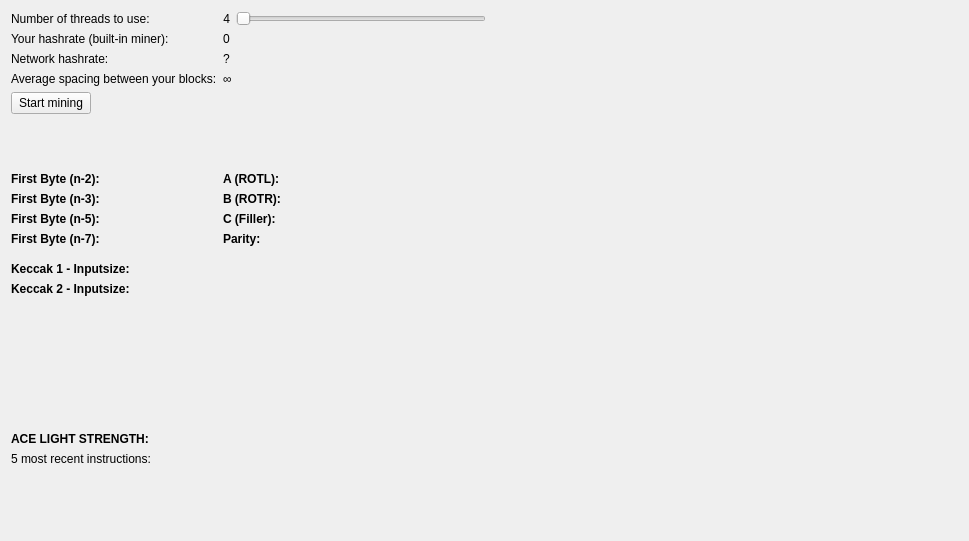
<?xml version="1.0" encoding="UTF-8"?>
<ui version="4.0">
 <class>MiningPage</class>
 <widget class="QWidget" name="MiningPage">
  <property name="geometry">
   <rect>
    <x>0</x>
    <y>0</y>
    <width>969</width>
    <height>541</height>
   </rect>
  </property>
  <property name="windowTitle">
   <string>Form</string>
  </property>
  <layout class="QVBoxLayout" name="verticalLayout">
   <item>
    <layout class="QHBoxLayout" name="horizontalLayout">
     <item>
      <layout class="QGridLayout" name="gridLayout">
       <item row="0" column="1">
        <layout class="QHBoxLayout" name="horizontalLayout_2">
         <item>
          <widget class="QLabel" name="labelNCores">
           <property name="text">
            <string>4</string>
           </property>
           <property name="alignment">
            <set>Qt::AlignRight|Qt::AlignTrailing|Qt::AlignVCenter</set>
           </property>
          </widget>
         </item>
         <item>
          <widget class="QSlider" name="sliderCores">
           <property name="minimumSize">
            <size>
             <width>250</width>
             <height>0</height>
            </size>
           </property>
           <property name="orientation">
            <enum>Qt::Horizontal</enum>
           </property>
          </widget>
         </item>
        </layout>
       </item>
       <item row="3" column="0">
        <widget class="QLabel" name="label_3">
         <property name="text">
          <string>Average spacing between your blocks:</string>
         </property>
        </widget>
       </item>
       <item row="1" column="0">
        <widget class="QLabel" name="label_2">
         <property name="text">
          <string>Your hashrate (built-in miner):</string>
         </property>
        </widget>
       </item>
       <item row="2" column="0">
        <widget class="QLabel" name="label_4">
         <property name="text">
          <string>Network hashrate:</string>
         </property>
        </widget>
       </item>
       <item row="0" column="0">
        <widget class="QLabel" name="label">
         <property name="text">
          <string>Number of threads to use:</string>
         </property>
        </widget>
       </item>
       <item row="1" column="1">
        <widget class="QLabel" name="labelYourHashrate">
         <property name="text">
          <string>0</string>
         </property>
        </widget>
       </item>
       <item row="2" column="1">
        <widget class="QLabel" name="labelNethashrate">
         <property name="text">
          <string>?</string>
         </property>
        </widget>
       </item>
       <item row="3" column="1">
        <widget class="QLabel" name="labelNextBlock">
         <property name="text">
          <string>∞</string>
         </property>
        </widget>
       </item>
      </layout>
     </item>
     <item>
      <spacer name="horizontalSpacer">
       <property name="orientation">
        <enum>Qt::Horizontal</enum>
       </property>
       <property name="sizeHint" stdset="0">
        <size>
         <width>40</width>
         <height>20</height>
        </size>
       </property>
      </spacer>
     </item>
    </layout>
   </item>
   <item>
    <layout class="QHBoxLayout" name="horizontalLayout_3">
     <item>
      <widget class="QPushButton" name="pushSwitchMining">
       <property name="text">
        <string>Start mining</string>
       </property>
      </widget>
     </item>
     <item>
      <spacer name="horizontalSpacer_2">
       <property name="orientation">
        <enum>Qt::Horizontal</enum>
       </property>
       <property name="sizeHint" stdset="0">
        <size>
         <width>40</width>
         <height>20</height>
        </size>
       </property>
      </spacer>
     </item>
    </layout>
   </item>
   <item>
    <widget class="QLabel" name="labelAddress">
     <property name="minimumSize">
      <size>
       <width>0</width>
       <height>20</height>
      </size>
     </property>
     <property name="text">
      <string/>
     </property>
    </widget>
   </item>
   <item>
    <widget class="QLabel" name="label_hashalgo">
     <property name="minimumSize">
      <size>
       <width>0</width>
       <height>20</height>
      </size>
     </property>
     <property name="text">
      <string/>
     </property>
    </widget>
   </item>
   <item>
    <layout class="QHBoxLayout" name="horizontalLayout_4">
     <item>
      <layout class="QGridLayout" name="gridLayout_2">
       <property name="sizeConstraint">
        <enum>QLayout::SetDefaultConstraint</enum>
       </property>
       <item row="1" column="0">
        <widget class="QLabel" name="label_SDKPRAB_2">
         <property name="font">
          <font>
           <weight>75</weight>
           <bold>true</bold>
          </font>
         </property>
         <property name="text">
          <string>First Byte (n-3):</string>
         </property>
        </widget>
       </item>
       <item row="2" column="0">
        <widget class="QLabel" name="label_SDKPRAB_3">
         <property name="font">
          <font>
           <weight>75</weight>
           <bold>true</bold>
          </font>
         </property>
         <property name="text">
          <string>First Byte (n-5):</string>
         </property>
        </widget>
       </item>
       <item row="0" column="0">
        <widget class="QLabel" name="label_SDKPRAB_1">
         <property name="sizePolicy">
          <sizepolicy hsizetype="Preferred" vsizetype="Preferred">
           <horstretch>0</horstretch>
           <verstretch>0</verstretch>
          </sizepolicy>
         </property>
         <property name="minimumSize">
          <size>
           <width>100</width>
           <height>0</height>
          </size>
         </property>
         <property name="maximumSize">
          <size>
           <width>100</width>
           <height>16777215</height>
          </size>
         </property>
         <property name="font">
          <font>
           <weight>75</weight>
           <bold>true</bold>
          </font>
         </property>
         <property name="text">
          <string>First Byte (n-2):</string>
         </property>
        </widget>
       </item>
       <item row="3" column="0">
        <widget class="QLabel" name="label_SDKPRAB_4">
         <property name="font">
          <font>
           <weight>75</weight>
           <bold>true</bold>
          </font>
         </property>
         <property name="text">
          <string>First Byte (n-7):</string>
         </property>
        </widget>
       </item>
       <item row="0" column="1">
        <widget class="QLabel" name="label_n2">
         <property name="sizePolicy">
          <sizepolicy hsizetype="Fixed" vsizetype="Preferred">
           <horstretch>0</horstretch>
           <verstretch>0</verstretch>
          </sizepolicy>
         </property>
         <property name="minimumSize">
          <size>
           <width>100</width>
           <height>0</height>
          </size>
         </property>
         <property name="maximumSize">
          <size>
           <width>100</width>
           <height>16777215</height>
          </size>
         </property>
         <property name="text">
          <string/>
         </property>
        </widget>
       </item>
       <item row="1" column="1">
        <widget class="QLabel" name="label_n3">
         <property name="text">
          <string/>
         </property>
        </widget>
       </item>
       <item row="2" column="1">
        <widget class="QLabel" name="label_n5">
         <property name="text">
          <string/>
         </property>
        </widget>
       </item>
       <item row="3" column="1">
        <widget class="QLabel" name="label_n7">
         <property name="text">
          <string/>
         </property>
        </widget>
       </item>
      </layout>
     </item>
     <item>
      <layout class="QGridLayout" name="gridLayout_3" rowstretch="0,0,0,0" columnstretch="0,0" rowminimumheight="0,0,0,0" columnminimumwidth="0,0">
       <property name="sizeConstraint">
        <enum>QLayout::SetDefaultConstraint</enum>
       </property>
       <item row="0" column="1">
        <widget class="QLabel" name="label_A">
         <property name="sizePolicy">
          <sizepolicy hsizetype="Fixed" vsizetype="Preferred">
           <horstretch>0</horstretch>
           <verstretch>0</verstretch>
          </sizepolicy>
         </property>
         <property name="minimumSize">
          <size>
           <width>100</width>
           <height>0</height>
          </size>
         </property>
         <property name="maximumSize">
          <size>
           <width>100</width>
           <height>16777215</height>
          </size>
         </property>
         <property name="text">
          <string/>
         </property>
        </widget>
       </item>
       <item row="0" column="0">
        <widget class="QLabel" name="label_SDKPRAB_5">
         <property name="minimumSize">
          <size>
           <width>80</width>
           <height>0</height>
          </size>
         </property>
         <property name="maximumSize">
          <size>
           <width>80</width>
           <height>16777215</height>
          </size>
         </property>
         <property name="font">
          <font>
           <weight>75</weight>
           <bold>true</bold>
          </font>
         </property>
         <property name="text">
          <string>A (ROTL):</string>
         </property>
        </widget>
       </item>
       <item row="2" column="0">
        <widget class="QLabel" name="label_SDKPRAB_7">
         <property name="font">
          <font>
           <weight>75</weight>
           <bold>true</bold>
          </font>
         </property>
         <property name="text">
          <string>C (Filler):</string>
         </property>
        </widget>
       </item>
       <item row="1" column="0">
        <widget class="QLabel" name="label_SDKPRAB_6">
         <property name="font">
          <font>
           <weight>75</weight>
           <bold>true</bold>
          </font>
         </property>
         <property name="text">
          <string>B (ROTR):</string>
         </property>
        </widget>
       </item>
       <item row="3" column="0">
        <widget class="QLabel" name="label_SDKPRAB_8">
         <property name="font">
          <font>
           <weight>75</weight>
           <bold>true</bold>
          </font>
         </property>
         <property name="text">
          <string>Parity:</string>
         </property>
        </widget>
       </item>
       <item row="2" column="1">
        <widget class="QLabel" name="label_C">
         <property name="text">
          <string/>
         </property>
        </widget>
       </item>
       <item row="1" column="1">
        <widget class="QLabel" name="label_B">
         <property name="text">
          <string/>
         </property>
        </widget>
       </item>
       <item row="3" column="1">
        <widget class="QLabel" name="label_parity">
         <property name="text">
          <string/>
         </property>
        </widget>
       </item>
      </layout>
     </item>
     <item>
      <spacer name="horizontalSpacer_3">
       <property name="orientation">
        <enum>Qt::Horizontal</enum>
       </property>
       <property name="sizeType">
        <enum>QSizePolicy::MinimumExpanding</enum>
       </property>
       <property name="sizeHint" stdset="0">
        <size>
         <width>40</width>
         <height>20</height>
        </size>
       </property>
      </spacer>
     </item>
    </layout>
   </item>
   <item>
    <spacer name="verticalSpacer_2">
     <property name="orientation">
      <enum>Qt::Vertical</enum>
     </property>
     <property name="sizeType">
      <enum>QSizePolicy::Fixed</enum>
     </property>
     <property name="sizeHint" stdset="0">
      <size>
       <width>20</width>
       <height>10</height>
      </size>
     </property>
    </spacer>
   </item>
   <item>
    <layout class="QHBoxLayout" name="horizontalLayout_5">
     <item>
      <layout class="QGridLayout" name="gridLayout_4">
       <item row="0" column="1">
        <widget class="QLabel" name="label_inputsize_1">
         <property name="sizePolicy">
          <sizepolicy hsizetype="Fixed" vsizetype="Preferred">
           <horstretch>0</horstretch>
           <verstretch>0</verstretch>
          </sizepolicy>
         </property>
         <property name="minimumSize">
          <size>
           <width>100</width>
           <height>0</height>
          </size>
         </property>
         <property name="maximumSize">
          <size>
           <width>100</width>
           <height>16777215</height>
          </size>
         </property>
         <property name="text">
          <string/>
         </property>
        </widget>
       </item>
       <item row="0" column="0">
        <widget class="QLabel" name="label_SDKPRABSPC_1">
         <property name="sizePolicy">
          <sizepolicy hsizetype="Fixed" vsizetype="Preferred">
           <horstretch>0</horstretch>
           <verstretch>0</verstretch>
          </sizepolicy>
         </property>
         <property name="minimumSize">
          <size>
           <width>150</width>
           <height>0</height>
          </size>
         </property>
         <property name="maximumSize">
          <size>
           <width>150</width>
           <height>16777215</height>
          </size>
         </property>
         <property name="font">
          <font>
           <weight>75</weight>
           <bold>true</bold>
          </font>
         </property>
         <property name="text">
          <string>Keccak 1 - Inputsize:</string>
         </property>
        </widget>
       </item>
       <item row="1" column="0">
        <widget class="QLabel" name="label_SDKPRABSPC_2">
         <property name="sizePolicy">
          <sizepolicy hsizetype="Fixed" vsizetype="Preferred">
           <horstretch>0</horstretch>
           <verstretch>0</verstretch>
          </sizepolicy>
         </property>
         <property name="minimumSize">
          <size>
           <width>150</width>
           <height>0</height>
          </size>
         </property>
         <property name="maximumSize">
          <size>
           <width>150</width>
           <height>16777215</height>
          </size>
         </property>
         <property name="font">
          <font>
           <weight>75</weight>
           <bold>true</bold>
          </font>
         </property>
         <property name="text">
          <string>Keccak 2 - Inputsize:</string>
         </property>
        </widget>
       </item>
       <item row="1" column="1">
        <widget class="QLabel" name="label_inputsize_2">
         <property name="sizePolicy">
          <sizepolicy hsizetype="Fixed" vsizetype="Preferred">
           <horstretch>0</horstretch>
           <verstretch>0</verstretch>
          </sizepolicy>
         </property>
         <property name="minimumSize">
          <size>
           <width>100</width>
           <height>0</height>
          </size>
         </property>
         <property name="maximumSize">
          <size>
           <width>100</width>
           <height>16777215</height>
          </size>
         </property>
         <property name="text">
          <string/>
         </property>
        </widget>
       </item>
      </layout>
     </item>
     <item>
      <spacer name="horizontalSpacer_4">
       <property name="orientation">
        <enum>Qt::Horizontal</enum>
       </property>
       <property name="sizeHint" stdset="0">
        <size>
         <width>40</width>
         <height>20</height>
        </size>
       </property>
      </spacer>
     </item>
    </layout>
   </item>
   <item>
    <spacer name="verticalSpacer_3">
     <property name="orientation">
      <enum>Qt::Vertical</enum>
     </property>
     <property name="sizeType">
      <enum>QSizePolicy::Fixed</enum>
     </property>
     <property name="sizeHint" stdset="0">
      <size>
       <width>20</width>
       <height>10</height>
      </size>
     </property>
    </spacer>
   </item>
   <item>
    <widget class="QLabel" name="label_wordsalad_title">
     <property name="font">
      <font>
       <weight>75</weight>
       <bold>true</bold>
      </font>
     </property>
     <property name="text">
      <string/>
     </property>
    </widget>
   </item>
   <item>
    <widget class="QLabel" name="label_wordsalad">
     <property name="text">
      <string/>
     </property>
    </widget>
   </item>
   <item>
    <spacer name="verticalSpacer_4">
     <property name="orientation">
      <enum>Qt::Vertical</enum>
     </property>
     <property name="sizeType">
      <enum>QSizePolicy::Fixed</enum>
     </property>
     <property name="sizeHint" stdset="0">
      <size>
       <width>20</width>
       <height>10</height>
      </size>
     </property>
    </spacer>
   </item>
   <item>
    <widget class="QLabel" name="label_pepita_title">
     <property name="font">
      <font>
       <weight>75</weight>
       <bold>true</bold>
      </font>
     </property>
     <property name="text">
      <string/>
     </property>
    </widget>
   </item>
   <item>
    <widget class="QLabel" name="label_pepita_privkey">
     <property name="text">
      <string/>
     </property>
    </widget>
   </item>
   <item>
    <widget class="QLabel" name="label_pepita_pubkey">
     <property name="text">
      <string/>
     </property>
    </widget>
   </item>
   <item>
    <spacer name="verticalSpacer_5">
     <property name="orientation">
      <enum>Qt::Vertical</enum>
     </property>
     <property name="sizeType">
      <enum>QSizePolicy::Fixed</enum>
     </property>
     <property name="sizeHint" stdset="0">
      <size>
       <width>20</width>
       <height>10</height>
      </size>
     </property>
    </spacer>
   </item>
   <item>
    <layout class="QHBoxLayout" name="horizontalLayout_6">
     <item>
      <widget class="QLabel" name="label_ace_light">
       <property name="sizePolicy">
        <sizepolicy hsizetype="Fixed" vsizetype="Preferred">
         <horstretch>0</horstretch>
         <verstretch>0</verstretch>
        </sizepolicy>
       </property>
       <property name="minimumSize">
        <size>
         <width>150</width>
         <height>0</height>
        </size>
       </property>
       <property name="font">
        <font>
         <weight>75</weight>
         <bold>true</bold>
        </font>
       </property>
       <property name="text">
        <string>ACE LIGHT STRENGTH: </string>
       </property>
      </widget>
     </item>
     <item>
      <widget class="QLabel" name="label_ace_light_strength">
       <property name="text">
        <string/>
       </property>
      </widget>
     </item>
    </layout>
   </item>
   <item>
    <layout class="QHBoxLayout" name="horizontalLayout_7">
     <item>
      <widget class="QLabel" name="label_recent_instructions">
       <property name="sizePolicy">
        <sizepolicy hsizetype="Fixed" vsizetype="Preferred">
         <horstretch>0</horstretch>
         <verstretch>0</verstretch>
        </sizepolicy>
       </property>
       <property name="minimumSize">
        <size>
         <width>150</width>
         <height>0</height>
        </size>
       </property>
       <property name="text">
        <string>5 most recent instructions:</string>
       </property>
      </widget>
     </item>
     <item>
      <widget class="QLabel" name="label_recent_instructions_list">
       <property name="text">
        <string/>
       </property>
      </widget>
     </item>
    </layout>
   </item>
   <item>
    <spacer name="verticalSpacer">
     <property name="orientation">
      <enum>Qt::Vertical</enum>
     </property>
     <property name="sizeHint" stdset="0">
      <size>
       <width>20</width>
       <height>40</height>
      </size>
     </property>
    </spacer>
   </item>
  </layout>
 </widget>
 <resources/>
 <connections/>
</ui>
